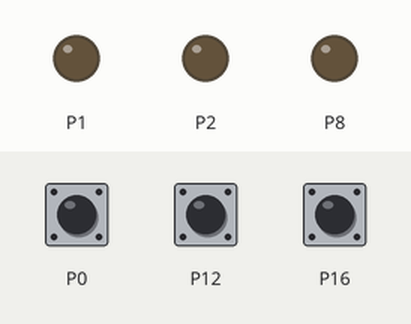
This program was run on a simulated BBC micro:bit running MicroPython. Parts: output pins drawn as LEDs (lit = HIGH). Dashed ring = blinking. The inputs (shaded band) are chosen by the test bench; at power-on: P0 LOW, P12 LOW, P16 LOW. Random numbers come from a fixed seed.

Above: at 1.2 s.
1.3 s: P0 pulled HIGH for 0.15 s
At 1.7 s:
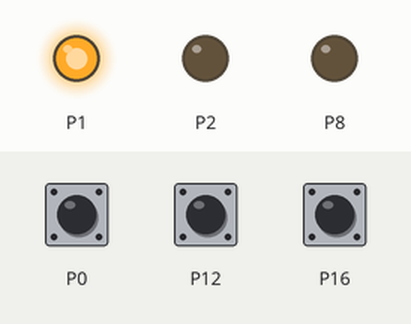
4.3 s: P12 pulled HIGH for 3.2 s
At 5.6 s:
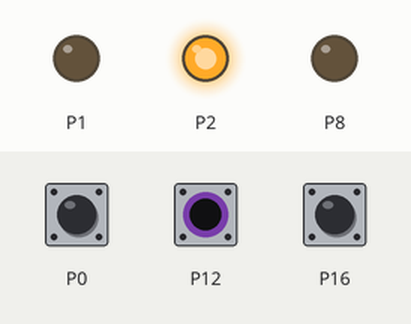
10.5 s: P16 pulled HIGH for 1 s
At 14.4 s:
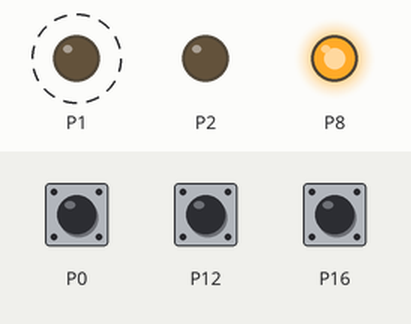
14.5 s: P16 pulled HIGH for 3.2 s
At 17.7 s:
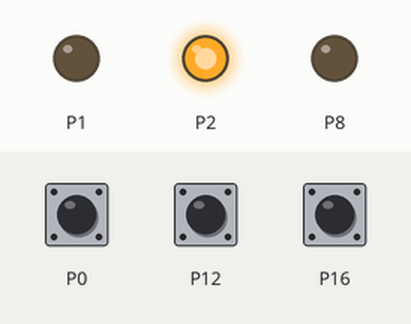
19.2 s: P0 pulled HIGH for 3.2 s
At 24.7 s:
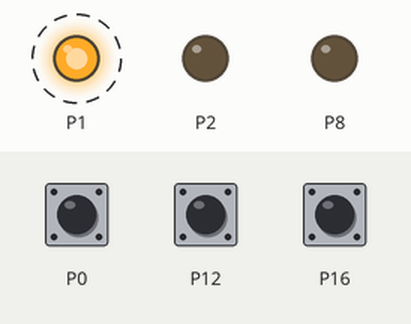
Timing chart, 0 to 24.9 s (numbered marks = the images above; inputs shaded):
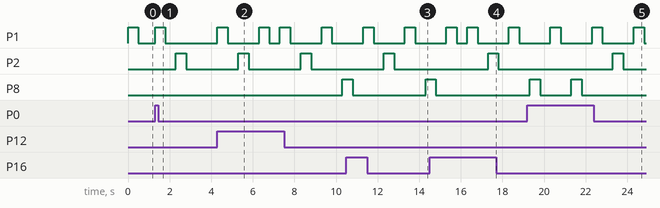

The program:

simon_sGame.py
```python
from microbit import *
from random import randint

arr = []

def read():
    if pin0.read_digital()==1:
        return 0
    elif pin12.read_digital()==1:
        return 1
    elif pin16.read_digital()==1:
        return 2
    else:
        return 3

def show(x):
    if x == 0:
        pin1.write_digital(1)
    elif x == 1:
        pin8.write_digital(1)
    elif x == 2:
        pin2.write_digital(1)
    sleep(500)
    pin1.write_digital(0)
    pin8.write_digital(0)
    pin2.write_digital(0)
    sleep(500)

failed = False
while not failed:
    arr.append(randint(0,2))
    for i in arr:
        show(i)
    for i in arr:
        cin = 3
        while cin== 3:
            cin = read()
```

Measured:
- after the input at 1.3 s, P1: LOW → HIGH at once, → LOW 0.50 s later; P2: LOW → HIGH after 1.0 s, → LOW 0.50 s later
- after the input at 4.3 s, P1: LOW → HIGH at once, → LOW 0.50 s later, → HIGH 1.5 s later, → LOW 0.50 s later, … (8 changes in this stretch); P2: alternates HIGH for 0.50 s and LOW for 2.5 s, starting after 1.0 s; P8: LOW → HIGH after 6.0 s
- after the input at 10.5 s, P1: alternates HIGH for 0.50 s and LOW for 1.5 s, starting after 0.80 s; P2: LOW → HIGH after 1.8 s, → LOW 0.50 s later
- after the input at 14.5 s, P2: LOW → HIGH after 2.8 s, → LOW 0.50 s later
- after the input at 19.2 s, P2: LOW → HIGH after 4.1 s, → LOW 0.50 s later
